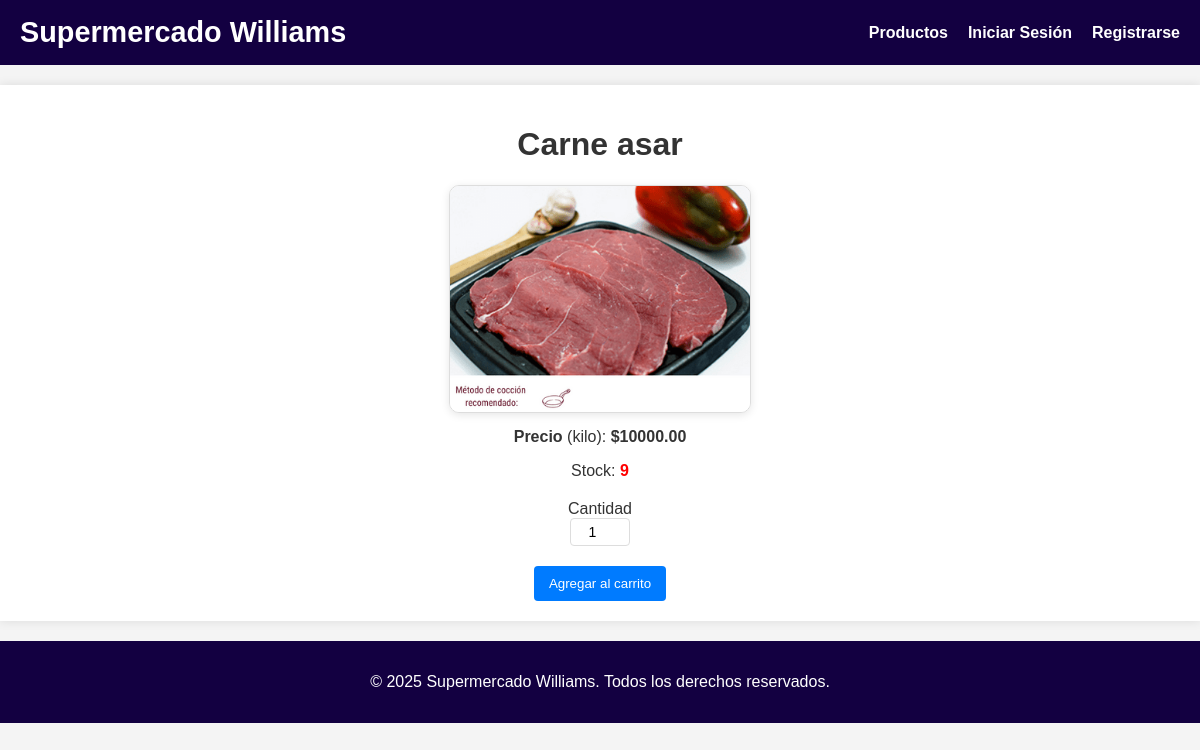
Before: /product/1 with the older database file.
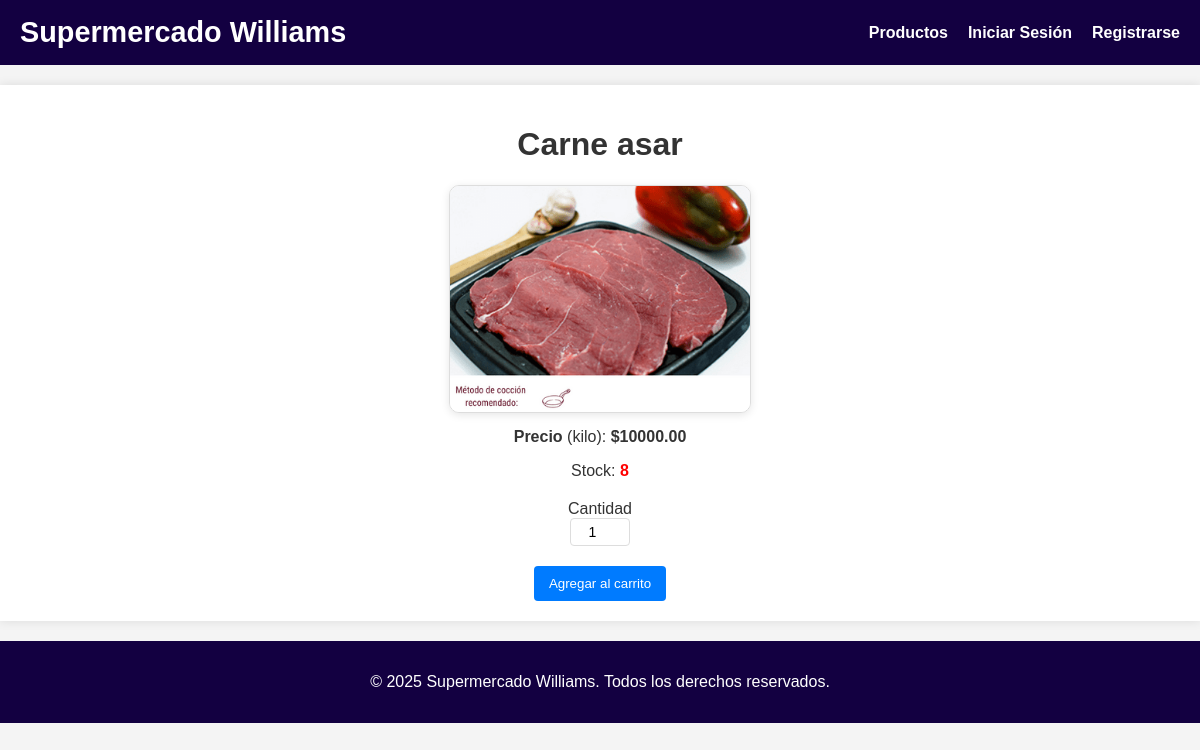
After: the same page with the newer database file.
### models.py (models this page shows, shortened)
class Product(db.Model):
    id = db.Column(db.Integer, primary_key=True)
    secction = db.Column(db.String(64), nullable=False, default="Res")
    name = db.Column(db.String(128), nullable=False)
    description = db.Column(db.Text)
    price = db.Column(db.Float, nullable=False)
    stock = db.Column(db.Integer, nullable=False, default=0)
    image_url = db.Column(db.String(256))

### routes.py (the view, shortened to what this page needs)
@app.route('/product/<int:product_id>', methods=['GET', 'POST'])
def product_detail(product_id):
    product = Product.query.get_or_404(product_id)
    form = AddToCartForm()
    return render_template('product_detail.html', title=product.name, product=product, form=form)

### forms.py
class AddToCartForm(FlaskForm):
    quantity = IntegerField('Quantity', validators=[DataRequired()])
    submit = SubmitField('Add to Cart')

### templates/product_detail.html (shortened to what this page needs)
{% extends "base.html" %}
{% block content %}
    <h1 style="text-align: center;">{{ product.name }}</h1>
    <div class="product-detail">
        <img
            src="{{ url_for('static', filename='imgs/' + product.image_url) }}" alt="{{ product.name }}"
            style="display: block; margin: 0 auto; max-width: 300px; max-height: 300px; object-fit: contain; border-radius: 10px; box-shadow: 0 2px 8px rgba(0,0,0,0.1);"
        >
    </div>
    <div class="product-info">
        <p style="text-align: center; margin-top: 15px;"><strong>Precio</strong> ({{ product.description }}): <strong>${{ "%.2f"|format(product.price) }}</strong></p>
        <p style="text-align: center; margin-top: 10px;">
            Stock:
            <span style="color: {% if product.stock < 10 %}red{% else %}inherit{% endif %}; font-weight: bold;">{{ product.stock }}</span>
        </p>
        {% if product.stock > 0 %}
            <form method="POST" action="" style="display: flex; flex-direction: column; align-items: center;">
                <div style="text-align: center; width: 100%;">
                    Cantidad<br>
                    {{ form.quantity(min=1, value=1, style='width: 60px; height: 28px; font-size: 14px; text-align: center;') }}<br>
                </div>
                <div style="margin-top: 10px; text-align: center; width: 100%;">
                    {{ form.submit(value='Agregar al carrito') }}
                </div>
            </form>
        {% else %}
            <p class="out-of-stock">¡Agotado!</p>
        {% endif %}
    </div>
{% endblock %}

Changed rows visible on the page:
changed Product "Carne asar": stock "9" → "8"
